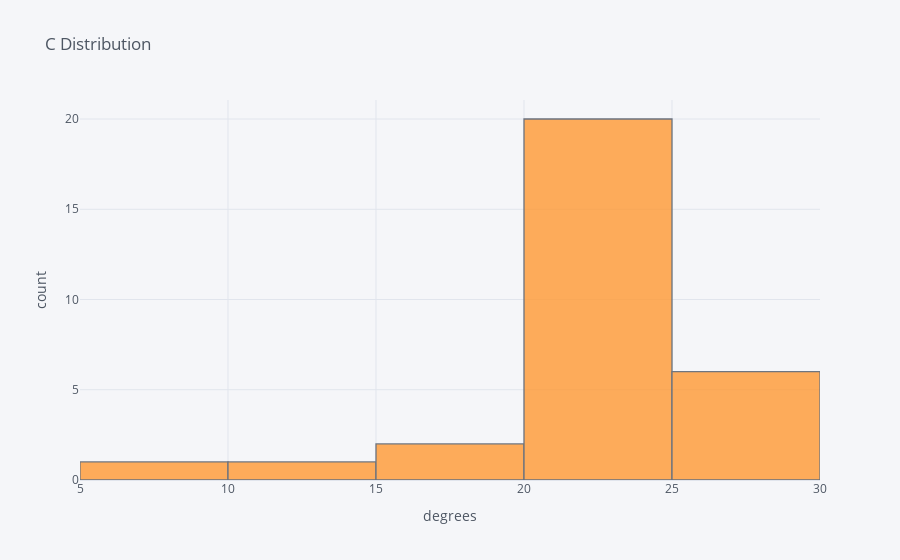

Source (notebook cell):
### Code cell
df['C'].iplot(kind='hist', xTitle='degrees',
yTitle='count', title='C Distribution')
plt.show()

### Figure 1 — Plotly figure (JSON) as saved in the notebook; plotly's stock layout.template omitted (floating-point values rounded to 4 significant figures)
{"data": [{"histfunc": "count", "histnorm": "", "marker": {"color": "rgba(255, 153, 51, 1.0)", "line": {"color": "#4D5663", "width": 1.3}}, "name": "C", "opacity": 0.8, "orientation": "v", "type": "histogram", "x": [27.1, 25.5, 22.0, 21.5, 22.0, 21.5, 14.0, 21.0, 21.0, 21.0, 21.0, 21.0, 21.0, 21.0, 22.0, 20.0, 21.0, 20.0, 15.5, 25.5, 25.2, 25.2, 25.5, 23.0, 23.4, 24.0, 24.0, 23.0, 18.2, 5.7]}], "layout": {"barmode": "overlay", "legend": {"bgcolor": "#F5F6F9", "font": {"color": "#4D5663"}}, "paper_bgcolor": "#F5F6F9", "plot_bgcolor": "#F5F6F9", "title": {"font": {"color": "#4D5663"}, "text": "C Distribution"}, "xaxis": {"gridcolor": "#E1E5ED", "showgrid": true, "tickfont": {"color": "#4D5663"}, "title": {"font": {"color": "#4D5663"}, "text": "degrees"}, "zerolinecolor": "#E1E5ED"}, "yaxis": {"gridcolor": "#E1E5ED", "showgrid": true, "tickfont": {"color": "#4D5663"}, "title": {"font": {"color": "#4D5663"}, "text": "count"}, "zerolinecolor": "#E1E5ED"}}}
